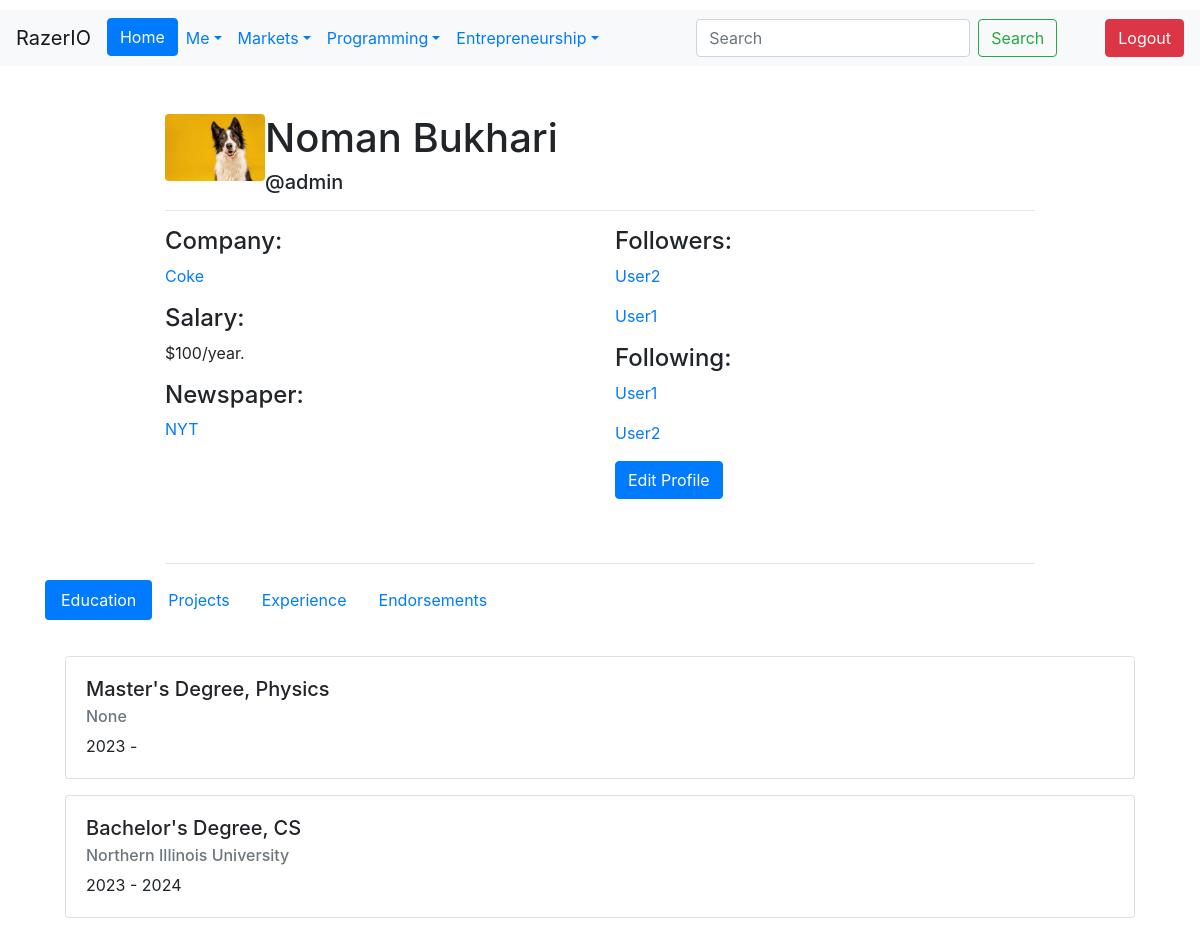
Page /profile/1 (signed in) on the committed database.
### Users/models.py (models this page shows, shortened)
class CustomUser(AbstractUser):
    Bio = models.CharField(max_length=240, default='')
    Salary = models.IntegerField(default=0)
    Company = models.ForeignKey('Company.Company', on_delete=models.CASCADE,
                                   null=True, blank=True)
    Country = models.ForeignKey(Country, on_delete=models.CASCADE, null=True)
    Region = models.ForeignKey(Region, on_delete=models.CASCADE, null=True)
    ProfilePic = models.ImageField(upload_to=upload_to, null=True, blank=True)
    Skill = models.ManyToManyField(Skill, through="User_Skill")
    def __str__(self):
        return self.username

class UserFollowing(models.Model):
    User = models.ForeignKey(settings.AUTH_USER_MODEL, related_name='following', on_delete=models.CASCADE)
    Following_User_ID = models.ForeignKey(settings.AUTH_USER_MODEL, related_name='followers', on_delete=models.CASCADE)
    created = models.DateTimeField(auto_now_add=True)
    class Meta:
        constraints = [
            models.UniqueConstraint(fields=['User', 'Following_User_ID'], name='unique_followers')
        ]
        ordering = ["-created"]
    def __str__(self):
        return f'{self.User}'

class Education(models.Model):
    DEGREE_TYPE_CHOICES = (
        ('None', 'None'),
        ('High School', 'High School'),
        ('Associate\'s Degree', 'Associate\'s Degree'),
        ('Bachelor\'s Degree', 'Bachelor\'s Degree'),
        ('Master\'s Degree', 'Master\'s Degree'),
        ('Doctorate', 'Doctorate'),
        ('Other', 'Other'),
    )
    user = models.ForeignKey(User, on_delete=models.CASCADE, related_name='education')
    degree_type = models.CharField(max_length=18, choices=DEGREE_TYPE_CHOICES, default='none')
    major = models.CharField(max_length=100, blank=True)
    start_date = models.DateField()
    end_date = models.DateField(blank=True, null=True)
    gpa = models.DecimalField(max_digits=3, decimal_places=2, blank=True, null=True)
    description = models.TextField(blank=True, help_text="Describe your thoughts")
    location = models.CharField(max_length=255)
    activities_awards_and_societies = models.TextField(blank=True)
    institution = models.ForeignKey('Company.Company', limit_choices_to={'Is_University':True}, on_delete=models.CASCADE,
                                    default=None, blank=True, null=True)

### Company/models.py (models this page shows)
class Company(models.Model):
    Name = models.CharField(max_length=256)
    About = models.TextField(max_length=10000, default='', blank=True, null=True)
    Employees = models.ManyToManyField('Users.CustomUser')
    Shareprice = models.IntegerField(default=0, blank=True, null=True)
    StockTicker = models.CharField(max_length=10, null=True, blank=True)
    LastEditedBy = models.ForeignKey('Users.CustomUser', null=True, blank=True, on_delete=models.SET_NULL,
                                     related_name='edited_companies')
    Website = models.URLField(blank=True)
    Is_University = models.BooleanField(default=False)
    def __str__(self):
        return self.Name

### Newspaper/models.py (models this page shows)
class Newspaper(models.Model):
    Title = models.CharField(max_length=256)
    Owner = models.OneToOneField(get_user_model(), on_delete=models.CASCADE,
                                 related_name='Newspaper')
    Date_Created = models.DateField(auto_created=True)
    Logo = models.ImageField(upload_to='Newspaper/Logos', null=True)
    def __str__(self):
        return f'{self.Title}'

### Users/views.py (the view)
# urls.py: path("profile/", include("Users.urls")),
def profile(request, id):
    user = CustomUser.objects.get(id=id)
    newspaper = Nsp.objects.filter(Owner=id).first()
    followers = UserFollowing.objects.filter(Following_User_ID=id)
    users_following = UserFollowing.objects.filter(User=id)
    endorsements = Endorsement.objects.filter(receiver=id)
    is_following = False
    education = Education.objects.filter(user=user)
    owned_project = Project.objects.filter(owner=user)
    collaborated_project = Project.objects.filter(collaborators__in=[user])
    projects = owned_project|collaborated_project
    projects = projects.distinct().order_by('status')
    if request.user.is_authenticated:
        following = UserFollowing.objects.filter(User=request.user, Following_User_ID=user).exists()
        if following:
            is_following = True
    context = {
        "id": id,
        "newspaper": newspaper,
        "followers": followers,
        "following": users_following,
        "user1": user,
        "is_following": is_following,
        "endorsements":endorsements,
        "education":education,
        "owned_project":owned_project,
        "collaborated_project":collaborated_project,
        "projects":projects
    }
    return render(request, 'profile.html', context=context)

### Users/models.py (called while the page is built)
    def __str__(self):
        return self.name

### templates/profile.html (shortened to what this page needs)
{% extends "base.html" %}
{% load static %}
{% load humanize %}
{% load crispy_forms_filters %}
{% block content %}
<div class="container mt-5" style="max-width: 75%;">
  {% if user.is_authenticated %}
  {% if user1.ProfilePic %}
      <img src="{{ user1.ProfilePic.url }}" alt="Profile Image" class="rounded float-left" width="100">
    {% else %}
      <img src="{% static 'img/pfp.jpg' %}" alt="Profile Image" class="rounded float-left" width="100">
    {% endif %}
    <h1 class="d-flex">{{ user1.first_name }} {{ user1.last_name }}</h1>
  <h5>@{{ user1.username }}</h5>
  <hr>
    <div class="row">
      <div class="col-md-6">
        <p class="h4">Company:</p>
        {% if user1.Company %}
          <p><a href="{% url 'company' user1.Company.id %}" class="text-primary">{{ user1.Company.Name }}</a></p>
        {% else %}
          <p>This user does not have a Company!</p>
        {% endif %}
        <p class="h4">Salary:</p>
        <p>${{ user1.Salary }}/year.</p>
        <p class="h4">Newspaper:</p>
        {% if user1.Newspaper %}
          <p><a href="{% url 'newspaper' id %}" class="text-primary">{{ user1.Newspaper }}</a></p>
        {% else %}
          {% if user1 == request.user %}
            <p>You don't have a newspaper. Click <a href="#">here</a> to create one now!</p>
          {% else %}
            <p>{{ user1.username }} does not have a newspaper!</p>
          {% endif %}
        {% endif %}
      </div>
      <div class="col-md-6">
        <p class="h4">Followers:</p>
        {% for i in followers %}
          <p><a href="{% url 'profile' i.User.id %}" class="text-primary">{{ i }}</a></p>
        {% endfor %}
        <p class="h4">Following:</p>
        {% for i in following %}
          <p><a href="{% url 'profile' i.Following_User_ID.id %}" class="text-primary">{{ i.Following_User_ID }}</a></p>
        {% endfor %}
        {% if user1 != request.user %}
          {% if is_following %}
            <form method="post" action="{% url 'unfollow_user' user1.id %}">
              {% csrf_token %}
              <button type="submit" class="btn btn-outline-danger mt-3">Unfollow</button>
            </form>
          {% else %}
            <form method="post" action="{% url 'follow_user' user1.id %}">
              {% csrf_token %}
              <button type="submit" class="btn btn-outline-primary mt-3">Follow</button>
            </form>
          {% endif %}
          <div class="mt-4">
            <a href="{% url 'new_conversation_id' user_id=user1.id %}" class="btn btn-primary">Send a message</a>
          </div>
        {% else %}
          <div class="mb-5">
            <a href="{% url 'edit-profile' %}" class="btn btn-primary">Edit Profile</a>
          </div>
        {% endif %}
      </div>
    </div>
  {% else %}
    <p>You are not logged in</p>
    <div class="mt-3">
      <a href="{% url 'login' %}" class="btn btn-primary">Log In</a>
      <a href="{% url 'signup' %}" class="btn btn-outline-primary">Sign Up</a>
    </div>
  {% endif %}
  <hr>
</div>
<div class="container">
  <ul class="nav nav-pills mb-3" role="tablist">
    <li class="nav-item">
      <a class="nav-link active" data-toggle="tab" href="#education" role="tab">Education</a>
    </li>
    <li class="nav-item">
      <a class="nav-link" data-toggle="tab" href="#projects" role="tab">Projects</a>
    </li>
    <li class="nav-item">
      <a class="nav-link" data-toggle="tab" href="#experience" role="tab">Experience</a>
    </li>
    <li class="nav-item">
      <a class="nav-link" data-toggle="tab" href="#endorsements" role="tab">Endorsements</a>
    </li>
  </ul>
  <div class="tab-content">
    <div class="tab-pane fade show active" id="education" role="tabpanel">
        <div class="card-body">
            {% if not education %}
                          <div class="col-md-4">
        <p>No education yet.</p>
      </div>
{% else %}
          {% for i in education %}
          <div class="card mb-3">
            <div class="card-body">
              <h5 class="card-title">{{ i.degree_type }}, {{ i.major }}</h5>
              <h6 class="card-subtitle mb-2 text-muted">{{ i.institution }}</h6>
              <p class="card-text">{{ i.start_date|date:"Y" }} - {{ i.end_date|date:"Y" }}</p>
            </div>
          </div>
          {% endfor %}
            {% endif %}
        </div>
    </div>
</div>
</div>
{% endblock %}

### rows in the picture
CustomUser: ProfilePic (picture), first_name "Noman", last_name "Bukhari", username "admin", Company.Name "Coke", Salary "100", Newspaper "NYT"
UserFollowing: User.username "User2"
UserFollowing: User.username "User1"
UserFollowing: Following_User_ID "User1"
UserFollowing: Following_User_ID "User2"
Education: degree_type "Master's Degree", major "Physics", institution "None", start_date "2023"
Education: degree_type "Bachelor's Degree", major "CS", institution "Northern Illinois University", start_date "2023", end_date "2024"
